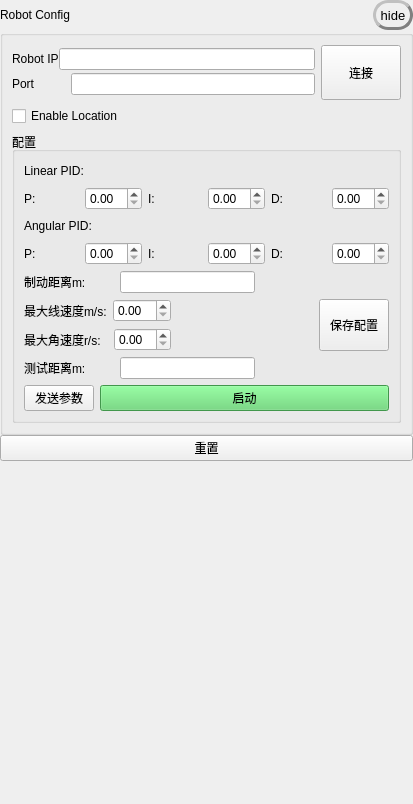
<?xml version="1.0" encoding="UTF-8"?>
<ui version="4.0">
 <class>ToolPage</class>
 <widget class="QWidget" name="ToolPage">
  <property name="geometry">
   <rect>
    <x>0</x>
    <y>0</y>
    <width>413</width>
    <height>804</height>
   </rect>
  </property>
  <property name="windowTitle">
   <string>Form</string>
  </property>
  <layout class="QGridLayout" name="gridLayout_2">
   <property name="leftMargin">
    <number>0</number>
   </property>
   <property name="topMargin">
    <number>0</number>
   </property>
   <property name="rightMargin">
    <number>0</number>
   </property>
   <property name="bottomMargin">
    <number>0</number>
   </property>
   <property name="spacing">
    <number>0</number>
   </property>
   <item row="0" column="0">
    <layout class="QHBoxLayout" name="horizontalLayout_7">
     <property name="spacing">
      <number>0</number>
     </property>
     <property name="rightMargin">
      <number>0</number>
     </property>
     <property name="bottomMargin">
      <number>0</number>
     </property>
     <item>
      <widget class="QLabel" name="robot_name_label">
       <property name="text">
        <string>Robot Config</string>
       </property>
      </widget>
     </item>
     <item>
      <spacer name="horizontalSpacer_2">
       <property name="orientation">
        <enum>Qt::Horizontal</enum>
       </property>
       <property name="sizeHint" stdset="0">
        <size>
         <width>40</width>
         <height>20</height>
        </size>
       </property>
      </spacer>
     </item>
     <item>
      <widget class="QPushButton" name="hide_btn">
       <property name="sizePolicy">
        <sizepolicy hsizetype="Fixed" vsizetype="Fixed">
         <horstretch>0</horstretch>
         <verstretch>0</verstretch>
        </sizepolicy>
       </property>
       <property name="minimumSize">
        <size>
         <width>40</width>
         <height>30</height>
        </size>
       </property>
       <property name="font">
        <font>
         <pointsize>10</pointsize>
        </font>
       </property>
       <property name="styleSheet">
        <string notr="true">QPushButton{border:3px solid gray;border-radius:15px;border-style:outset;}</string>
       </property>
       <property name="text">
        <string>hide</string>
       </property>
      </widget>
     </item>
    </layout>
   </item>
   <item row="1" column="0">
    <widget class="QGroupBox" name="groupBox">
     <property name="title">
      <string/>
     </property>
     <layout class="QGridLayout" name="gridLayout">
      <item row="0" column="0">
       <layout class="QHBoxLayout" name="horizontalLayout_21">
        <item>
         <layout class="QVBoxLayout" name="verticalLayout">
          <property name="spacing">
           <number>0</number>
          </property>
          <item>
           <layout class="QHBoxLayout" name="horizontalLayout_6">
            <property name="spacing">
             <number>0</number>
            </property>
            <item>
             <widget class="QLabel" name="label_4">
              <property name="minimumSize">
               <size>
                <width>0</width>
                <height>0</height>
               </size>
              </property>
              <property name="maximumSize">
               <size>
                <width>16777215</width>
                <height>25</height>
               </size>
              </property>
              <property name="text">
               <string>Robot IP</string>
              </property>
             </widget>
            </item>
            <item>
             <widget class="QLineEdit" name="ip_lineEdit">
              <property name="text">
               <string/>
              </property>
             </widget>
            </item>
           </layout>
          </item>
          <item>
           <layout class="QHBoxLayout" name="horizontalLayout_9">
            <property name="spacing">
             <number>0</number>
            </property>
            <item>
             <widget class="QLabel" name="label_8">
              <property name="minimumSize">
               <size>
                <width>59</width>
                <height>0</height>
               </size>
              </property>
              <property name="maximumSize">
               <size>
                <width>16777215</width>
                <height>25</height>
               </size>
              </property>
              <property name="text">
               <string>Port</string>
              </property>
             </widget>
            </item>
            <item>
             <widget class="QLineEdit" name="port_lineEdit"/>
            </item>
           </layout>
          </item>
         </layout>
        </item>
        <item>
         <widget class="QPushButton" name="connect_btn">
          <property name="minimumSize">
           <size>
            <width>0</width>
            <height>55</height>
           </size>
          </property>
          <property name="maximumSize">
           <size>
            <width>16777215</width>
            <height>16777215</height>
           </size>
          </property>
          <property name="text">
           <string>连接</string>
          </property>
         </widget>
        </item>
       </layout>
      </item>
      <item row="2" column="0">
       <widget class="QGroupBox" name="groupBox_2">
        <property name="title">
         <string>配置</string>
        </property>
        <layout class="QVBoxLayout" name="verticalLayout_3">
         <item>
          <layout class="QHBoxLayout" name="horizontalLayout_4">
           <item>
            <widget class="QLabel" name="label_5">
             <property name="text">
              <string>Linear PID:</string>
             </property>
            </widget>
           </item>
           <item>
            <spacer name="horizontalSpacer_3">
             <property name="orientation">
              <enum>Qt::Horizontal</enum>
             </property>
             <property name="sizeHint" stdset="0">
              <size>
               <width>40</width>
               <height>20</height>
              </size>
             </property>
            </spacer>
           </item>
          </layout>
         </item>
         <item>
          <layout class="QHBoxLayout" name="horizontalLayout_12">
           <item>
            <layout class="QHBoxLayout" name="horizontalLayout">
             <item>
              <widget class="QLabel" name="label">
               <property name="text">
                <string>P:</string>
               </property>
              </widget>
             </item>
             <item>
              <widget class="QDoubleSpinBox" name="pos_p_box"/>
             </item>
            </layout>
           </item>
           <item>
            <layout class="QHBoxLayout" name="horizontalLayout_2">
             <item>
              <widget class="QLabel" name="label_2">
               <property name="text">
                <string>I:</string>
               </property>
              </widget>
             </item>
             <item>
              <widget class="QDoubleSpinBox" name="pos_i_box"/>
             </item>
            </layout>
           </item>
           <item>
            <layout class="QHBoxLayout" name="horizontalLayout_3">
             <item>
              <widget class="QLabel" name="label_3">
               <property name="text">
                <string>D:</string>
               </property>
              </widget>
             </item>
             <item>
              <widget class="QDoubleSpinBox" name="pos_d_box"/>
             </item>
            </layout>
           </item>
          </layout>
         </item>
         <item>
          <layout class="QHBoxLayout" name="horizontalLayout_18">
           <item>
            <widget class="QLabel" name="label_14">
             <property name="text">
              <string>Angular PID:</string>
             </property>
            </widget>
           </item>
           <item>
            <spacer name="horizontalSpacer_7">
             <property name="orientation">
              <enum>Qt::Horizontal</enum>
             </property>
             <property name="sizeHint" stdset="0">
              <size>
               <width>40</width>
               <height>20</height>
              </size>
             </property>
            </spacer>
           </item>
          </layout>
         </item>
         <item>
          <layout class="QHBoxLayout" name="horizontalLayout_14">
           <item>
            <layout class="QHBoxLayout" name="horizontalLayout_15">
             <item>
              <widget class="QLabel" name="label_11">
               <property name="text">
                <string>P:</string>
               </property>
              </widget>
             </item>
             <item>
              <widget class="QDoubleSpinBox" name="yaw_p_box"/>
             </item>
            </layout>
           </item>
           <item>
            <layout class="QHBoxLayout" name="horizontalLayout_16">
             <item>
              <widget class="QLabel" name="label_12">
               <property name="text">
                <string>I:</string>
               </property>
              </widget>
             </item>
             <item>
              <widget class="QDoubleSpinBox" name="yaw_i_box"/>
             </item>
            </layout>
           </item>
           <item>
            <layout class="QHBoxLayout" name="horizontalLayout_17">
             <item>
              <widget class="QLabel" name="label_13">
               <property name="text">
                <string>D:</string>
               </property>
              </widget>
             </item>
             <item>
              <widget class="QDoubleSpinBox" name="yaw_d_box"/>
             </item>
            </layout>
           </item>
          </layout>
         </item>
         <item>
          <layout class="QHBoxLayout" name="horizontalLayout_5">
           <property name="topMargin">
            <number>0</number>
           </property>
           <item>
            <widget class="QLabel" name="label_7">
             <property name="minimumSize">
              <size>
               <width>90</width>
               <height>0</height>
              </size>
             </property>
             <property name="text">
              <string>制动距离m:</string>
             </property>
            </widget>
           </item>
           <item>
            <widget class="QLineEdit" name="brake_distance_lineEdit"/>
           </item>
           <item>
            <spacer name="horizontalSpacer">
             <property name="orientation">
              <enum>Qt::Horizontal</enum>
             </property>
             <property name="sizeHint" stdset="0">
              <size>
               <width>40</width>
               <height>20</height>
              </size>
             </property>
            </spacer>
           </item>
          </layout>
         </item>
         <item>
          <layout class="QHBoxLayout" name="horizontalLayout_20">
           <item>
            <layout class="QVBoxLayout" name="verticalLayout_2">
             <item>
              <layout class="QHBoxLayout" name="horizontalLayout_8">
               <item>
                <widget class="QLabel" name="label_15">
                 <property name="text">
                  <string>最大线速度m/s:</string>
                 </property>
                </widget>
               </item>
               <item>
                <widget class="QDoubleSpinBox" name="max_v_box"/>
               </item>
              </layout>
             </item>
             <item>
              <layout class="QHBoxLayout" name="horizontalLayout_19">
               <item>
                <widget class="QLabel" name="label_9">
                 <property name="text">
                  <string>最大角速度r/s:  </string>
                 </property>
                </widget>
               </item>
               <item>
                <widget class="QDoubleSpinBox" name="max_w_box"/>
               </item>
              </layout>
             </item>
            </layout>
           </item>
           <item>
            <spacer name="horizontalSpacer_4">
             <property name="orientation">
              <enum>Qt::Horizontal</enum>
             </property>
             <property name="sizeHint" stdset="0">
              <size>
               <width>40</width>
               <height>20</height>
              </size>
             </property>
            </spacer>
           </item>
           <item>
            <widget class="QPushButton" name="save_btn">
             <property name="sizePolicy">
              <sizepolicy hsizetype="Minimum" vsizetype="Expanding">
               <horstretch>0</horstretch>
               <verstretch>0</verstretch>
              </sizepolicy>
             </property>
             <property name="maximumSize">
              <size>
               <width>70</width>
               <height>16777215</height>
              </size>
             </property>
             <property name="text">
              <string>保存配置</string>
             </property>
            </widget>
           </item>
          </layout>
         </item>
         <item>
          <layout class="QHBoxLayout" name="horizontalLayout_11">
           <property name="topMargin">
            <number>0</number>
           </property>
           <item>
            <widget class="QLabel" name="label_10">
             <property name="minimumSize">
              <size>
               <width>90</width>
               <height>0</height>
              </size>
             </property>
             <property name="text">
              <string>测试距离m:</string>
             </property>
            </widget>
           </item>
           <item>
            <widget class="QLineEdit" name="test_distance_lineEdit"/>
           </item>
           <item>
            <spacer name="horizontalSpacer_5">
             <property name="orientation">
              <enum>Qt::Horizontal</enum>
             </property>
             <property name="sizeHint" stdset="0">
              <size>
               <width>40</width>
               <height>20</height>
              </size>
             </property>
            </spacer>
           </item>
          </layout>
         </item>
         <item>
          <layout class="QHBoxLayout" name="horizontalLayout_10">
           <item>
            <widget class="QPushButton" name="send_params_btn">
             <property name="maximumSize">
              <size>
               <width>70</width>
               <height>16777215</height>
              </size>
             </property>
             <property name="text">
              <string>发送参数</string>
             </property>
            </widget>
           </item>
           <item>
            <widget class="QPushButton" name="start_btn">
             <property name="styleSheet">
              <string notr="true">background-color:#5cd46b;</string>
             </property>
             <property name="text">
              <string>启动</string>
             </property>
            </widget>
           </item>
          </layout>
         </item>
        </layout>
       </widget>
      </item>
      <item row="1" column="0">
       <widget class="QCheckBox" name="location_check_box">
        <property name="text">
         <string>Enable Location</string>
        </property>
       </widget>
      </item>
     </layout>
    </widget>
   </item>
   <item row="2" column="0">
    <widget class="QPushButton" name="reset_btn">
     <property name="text">
      <string>重置</string>
     </property>
    </widget>
   </item>
   <item row="3" column="0">
    <spacer name="verticalSpacer">
     <property name="orientation">
      <enum>Qt::Vertical</enum>
     </property>
     <property name="sizeHint" stdset="0">
      <size>
       <width>20</width>
       <height>40</height>
      </size>
     </property>
    </spacer>
   </item>
  </layout>
 </widget>
 <resources/>
 <connections/>
</ui>
